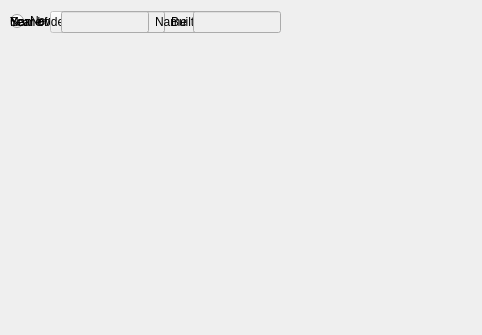
<?xml version="1.0" encoding="UTF-8"?>
<ui version="4.0">
 <class>addNewComputerDialog</class>
 <widget class="QDialog" name="addNewComputerDialog">
  <property name="geometry">
   <rect>
    <x>0</x>
    <y>0</y>
    <width>482</width>
    <height>335</height>
   </rect>
  </property>
  <property name="windowTitle">
   <string>Dialog</string>
  </property>
  <widget class="QLabel" name="label_error_message">
   <property name="enabled">
    <bool>true</bool>
   </property>
   <property name="geometry">
    <rect>
     <x>19</x>
     <y>448</y>
     <width>582</width>
     <height>25</height>
    </rect>
   </property>
   <property name="minimumSize">
    <size>
     <width>0</width>
     <height>25</height>
    </size>
   </property>
   <property name="maximumSize">
    <size>
     <width>16777215</width>
     <height>25</height>
    </size>
   </property>
   <property name="baseSize">
    <size>
     <width>0</width>
     <height>20</height>
    </size>
   </property>
   <property name="text">
    <string/>
   </property>
  </widget>
  <widget class="QWidget" name="layoutWidget">
   <property name="geometry">
    <rect>
     <x>10</x>
     <y>10</y>
     <width>243</width>
     <height>22</height>
    </rect>
   </property>
   <layout class="QHBoxLayout" name="horizontalLayout">
    <item>
     <widget class="QRadioButton" name="radioButton_new_person">
      <property name="text">
       <string>New Person</string>
      </property>
     </widget>
    </item>
    <item>
     <widget class="QRadioButton" name="radioButton_new_computer">
      <property name="text">
       <string>New Computer</string>
      </property>
     </widget>
    </item>
    <item>
     <widget class="QRadioButton" name="radioButton_both">
      <property name="text">
       <string>Both</string>
      </property>
     </widget>
    </item>
   </layout>
  </widget>
  <widget class="QPushButton" name="pushButton">
   <property name="geometry">
    <rect>
     <x>19</x>
     <y>479</y>
     <width>582</width>
     <height>22</height>
    </rect>
   </property>
   <property name="text">
    <string>ADD</string>
   </property>
  </widget>
  <widget class="QWidget" name="layoutWidget_2">
   <property name="geometry">
    <rect>
     <x>10</x>
     <y>10</y>
     <width>259</width>
     <height>24</height>
    </rect>
   </property>
   <layout class="QHBoxLayout" name="horizontalLayout_5">
    <item>
     <widget class="QLabel" name="label_4">
      <property name="text">
       <string>Year born</string>
      </property>
     </widget>
    </item>
    <item>
     <widget class="QLabel" name="label_error_person_birth">
      <property name="text">
       <string/>
      </property>
     </widget>
    </item>
    <item>
     <widget class="QLineEdit" name="input_person_birth">
      <property name="enabled">
       <bool>false</bool>
      </property>
     </widget>
    </item>
    <item>
     <widget class="QLabel" name="label_7">
      <property name="text">
       <string>Type</string>
      </property>
     </widget>
    </item>
    <item>
     <widget class="QComboBox" name="input_computer_type">
      <property name="enabled">
       <bool>false</bool>
      </property>
     </widget>
    </item>
   </layout>
  </widget>
  <widget class="QWidget" name="layoutWidget_3">
   <property name="geometry">
    <rect>
     <x>10</x>
     <y>10</y>
     <width>227</width>
     <height>24</height>
    </rect>
   </property>
   <layout class="QHBoxLayout" name="horizontalLayout_4">
    <item>
     <widget class="QLabel" name="label_3">
      <property name="text">
       <string>Sex</string>
      </property>
     </widget>
    </item>
    <item>
     <widget class="QLabel" name="label_error_person_sex">
      <property name="text">
       <string/>
      </property>
     </widget>
    </item>
    <item>
     <widget class="QComboBox" name="input_person_sex">
      <property name="enabled">
       <bool>false</bool>
      </property>
     </widget>
    </item>
    <item>
     <widget class="QLabel" name="label_6">
      <property name="text">
       <string>Year</string>
      </property>
     </widget>
    </item>
    <item>
     <widget class="QLineEdit" name="input_computer_year">
      <property name="enabled">
       <bool>false</bool>
      </property>
     </widget>
    </item>
   </layout>
  </widget>
  <widget class="QWidget" name="layoutWidget_4">
   <property name="geometry">
    <rect>
     <x>10</x>
     <y>10</y>
     <width>264</width>
     <height>24</height>
    </rect>
   </property>
   <layout class="QHBoxLayout" name="horizontalLayout_3">
    <item>
     <widget class="QLabel" name="label_2">
      <property name="text">
       <string>Year of death</string>
      </property>
     </widget>
    </item>
    <item>
     <widget class="QLineEdit" name="input_person_death">
      <property name="enabled">
       <bool>false</bool>
      </property>
     </widget>
    </item>
    <item>
     <widget class="QLabel" name="label_8">
      <property name="text">
       <string>Built</string>
      </property>
     </widget>
    </item>
    <item>
     <widget class="QComboBox" name="input_computer_built"/>
    </item>
   </layout>
  </widget>
  <widget class="QWidget" name="layoutWidget_5">
   <property name="geometry">
    <rect>
     <x>10</x>
     <y>10</y>
     <width>271</width>
     <height>24</height>
    </rect>
   </property>
   <layout class="QHBoxLayout" name="horizontalLayout_2">
    <item>
     <widget class="QLabel" name="label">
      <property name="text">
       <string>Name</string>
      </property>
     </widget>
    </item>
    <item>
     <widget class="QLabel" name="label_error_person_name">
      <property name="text">
       <string/>
      </property>
     </widget>
    </item>
    <item>
     <widget class="QLineEdit" name="input_person_name">
      <property name="enabled">
       <bool>false</bool>
      </property>
     </widget>
    </item>
    <item>
     <widget class="QLabel" name="label_5">
      <property name="text">
       <string>Name</string>
      </property>
     </widget>
    </item>
    <item>
     <widget class="QLineEdit" name="input_computer_name">
      <property name="enabled">
       <bool>false</bool>
      </property>
     </widget>
    </item>
   </layout>
  </widget>
 </widget>
 <resources/>
 <connections/>
</ui>
